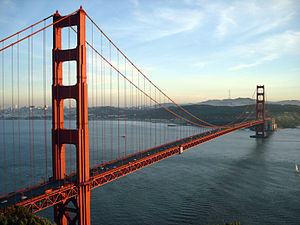
#> input picture imagem/ponte.jpg, 300 x 225 px, found by its file name
$ python Sistemas_de_cores.py
#> lines starting #> are read from the running program, lines starting #| are printed output that depends on the picture
""" Ja conhecemos o tradicional espaço de cores RGB(red, green, blue) que sabemos que em openCV
é retratado por BGR dada a necessidade de colocar o azul como primeiro elemento e  vermelho como
terceiro elemento de uma tpla que compoe as cores de pixel.

Contudo exeistem outros espaços de cores como o proprio " Preto e Branco" ou " Tons de cinza", alem
de outros coloridos como o L*aB* e o HSV
"""
# Importando bibliotecas
import cv2
import imutils
import numpy as np

# Lendo a imagem
imagem = cv2.imread('imagem/ponte.jpg')
#> imagem is the input picture: shape (225, 300, 3); mean B, G, R 141.5, 138.3, 130.4

# Lendo os canais de cores
(canalAzul, canalVerde, canalVermelho) = cv2.split(imagem)
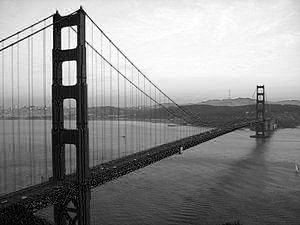
#> canalAzul: shape (225, 300); min 0, max 255, mean 141.5
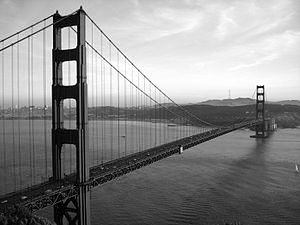
#> canalVerde: shape (225, 300); min 0, max 255, mean 138.3
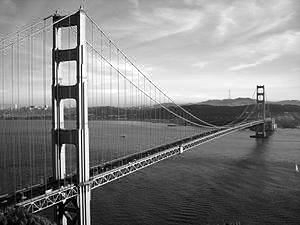
#> canalVermelho: shape (225, 300); min 0, max 255, mean 130.4

# Abrindo as imagens
cv2.imshow('Vermelho', canalVermelho)
cv2.imshow('Verde', canalVerde)
cv2.imshow('Azul', canalAzul)
# Esperando apertar algo para fechar
cv2.waitKey(0)

"""
A função split faz o trabalho duro separando os canais. Assim podemos exibi-los em
tons de cinza conforme mostram as imagens
"""

$ run again, with imagem/dados.jpg copied over imagem/ponte.jpg
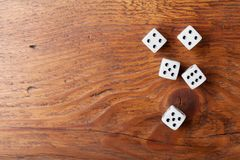
#> input picture imagem/dados.jpg, 240 x 160 px, found by its file name
#> imagem is the input picture: shape (160, 240, 3); mean B, G, R 80.3, 111.2, 170.2
#> `(canalAzul, canalVerde, canalVermelho) = cv2.split(imagem)`:
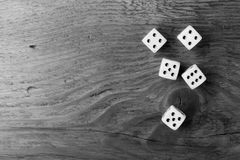
#> canalVerde: shape (160, 240); min 0, max 255, mean 111.2
#> `(canalAzul, canalVerde, canalVermelho) = cv2.split(imagem)`:
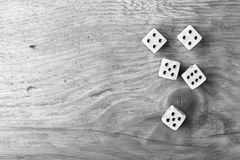
#> canalVermelho: shape (160, 240); min 0, max 255, mean 170.2

$ run again, with imagem/dados1.jpg copied over imagem/ponte.jpg
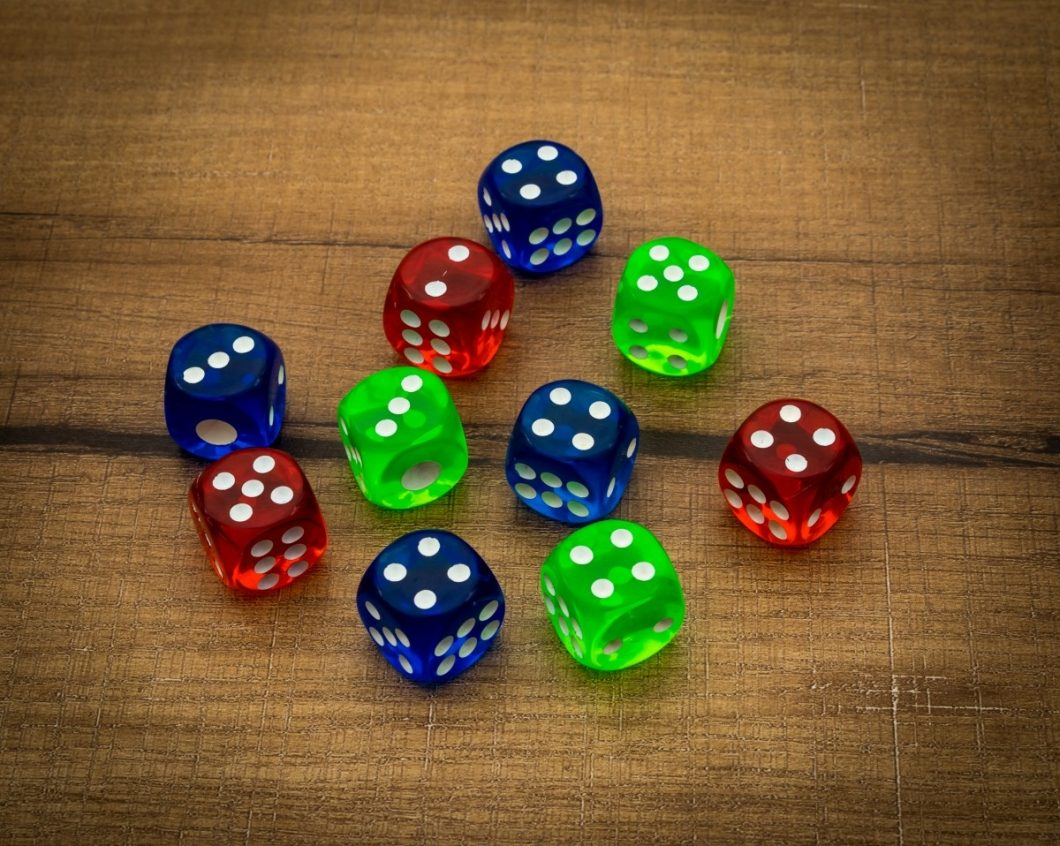
#> input picture imagem/dados1.jpg, 1060 x 846 px, found by its file name
#> imagem is the input picture: shape (846, 1060, 3); mean B, G, R 52.4, 92.6, 117.8
#> `(canalAzul, canalVerde, canalVermelho) = cv2.split(imagem)`:
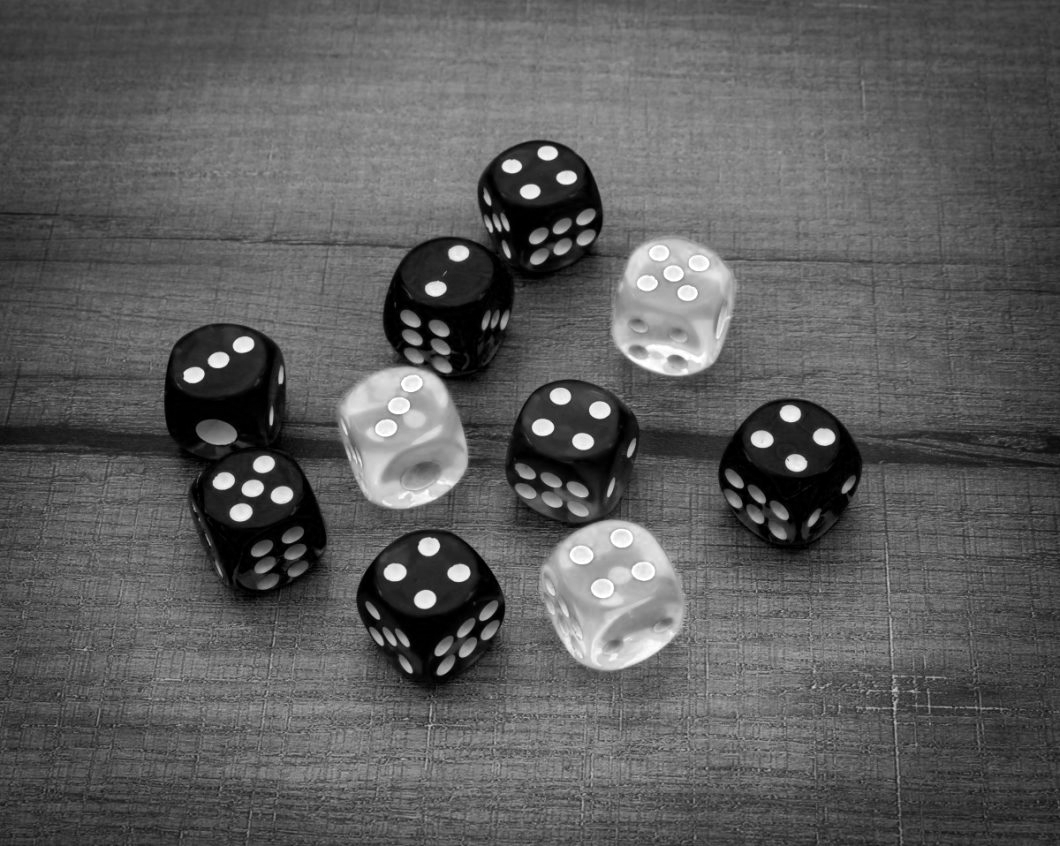
#> canalVerde: shape (846, 1060); min 0, max 255, mean 92.6
#> `(canalAzul, canalVerde, canalVermelho) = cv2.split(imagem)`:
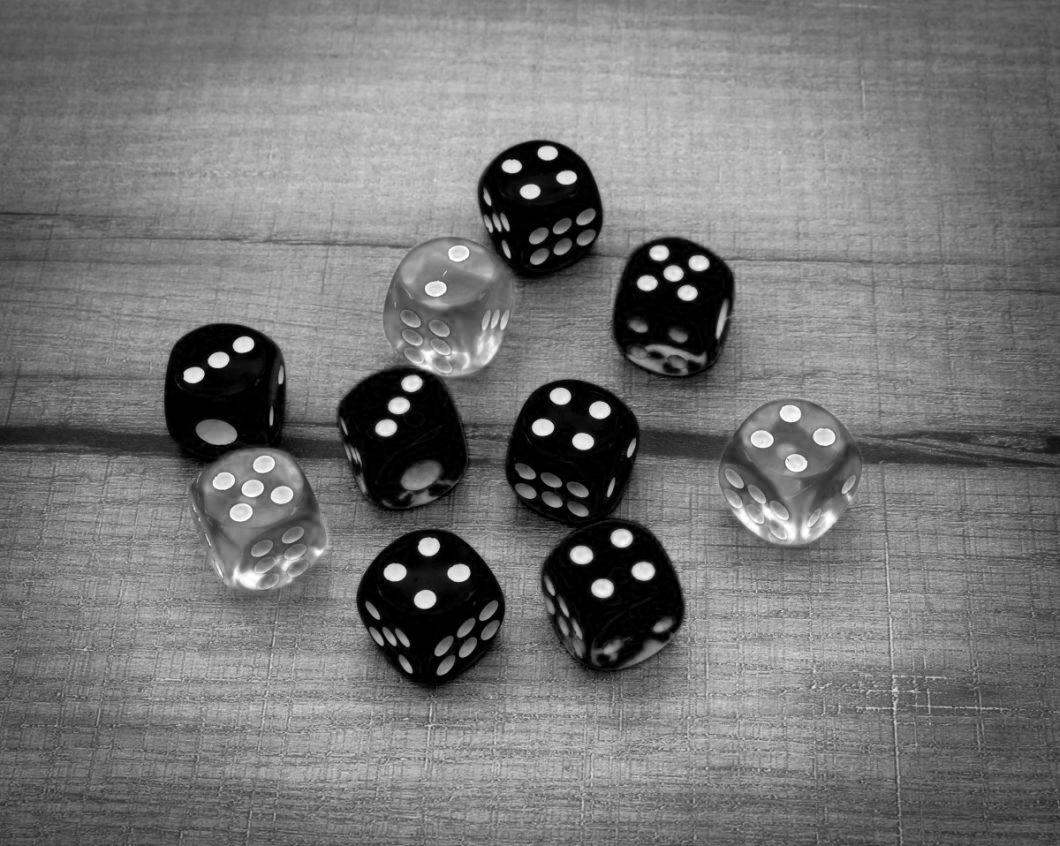
#> canalVermelho: shape (846, 1060); min 0, max 255, mean 117.8

$ run again, with imagem/pessoas-sorrindo.jpg copied over imagem/ponte.jpg
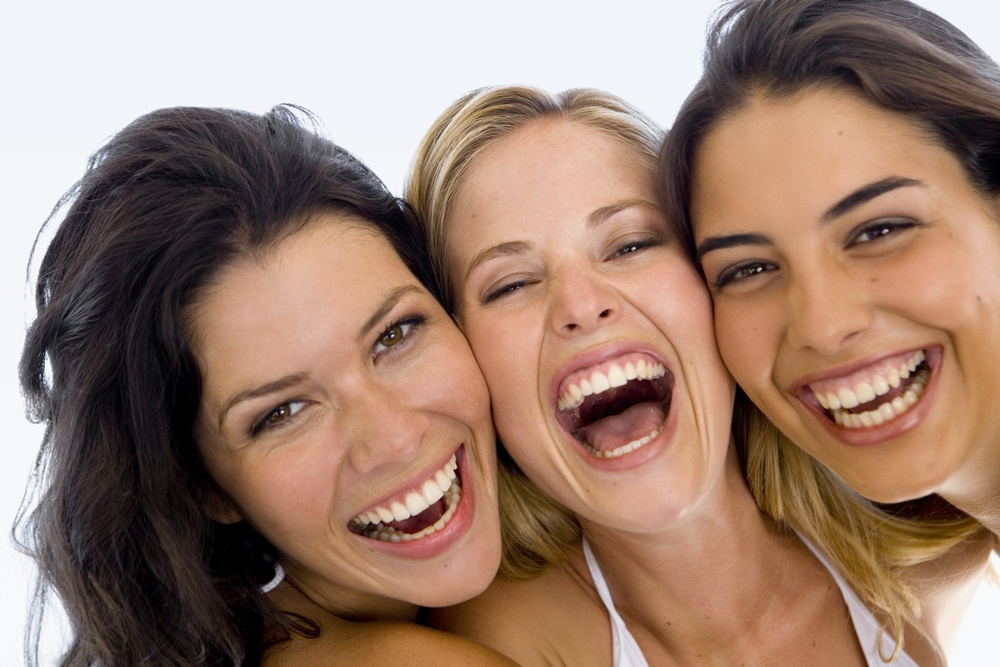
#> input picture imagem/pessoas-sorrindo.jpg, 1000 x 667 px, shrunk from 2121 x 1414 before the run, found by its file name
#> imagem is the input picture: shape (667, 1000, 3); mean B, G, R 112.2, 127.5, 155.8
#> `(canalAzul, canalVerde, canalVermelho) = cv2.split(imagem)`:
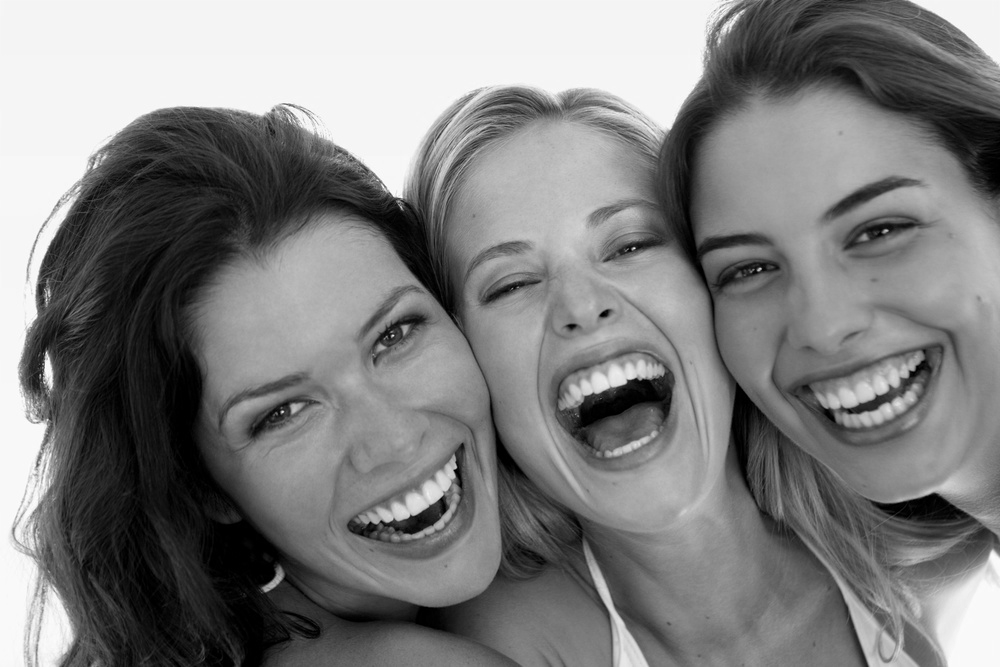
#> canalVerde: shape (667, 1000); min 0, max 255, mean 127.5
#> `(canalAzul, canalVerde, canalVermelho) = cv2.split(imagem)`:
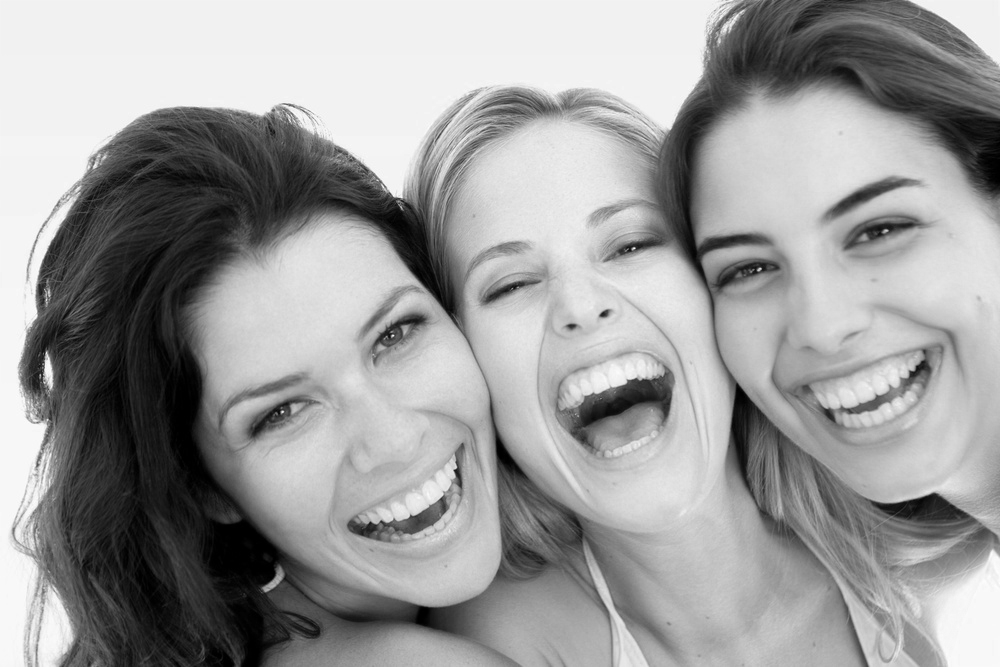
#> canalVermelho: shape (667, 1000); min 0, max 254, mean 155.8
